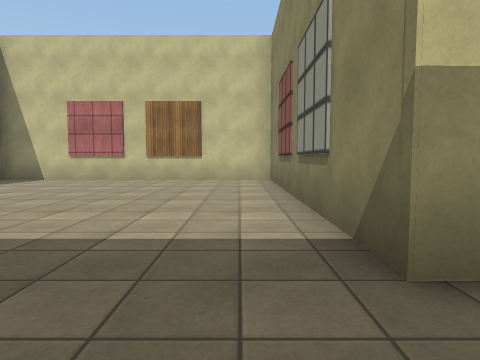
[1] (above)

12 first-person views from a walk through a scene from a Unity 3-D project. The camera is 1.2 m above the floor, tilts 4° down and sees 75° across. The floor is counted in squares, 2 m on a side. Each view is taken from the middle of a square. On the plan, view 1 faces up. The plan holds only what a view shows up to about 9 squares ahead; the rest is blank. The player character is not drawn. Surface patterns are stand-ins for the level's own textures.

[2]
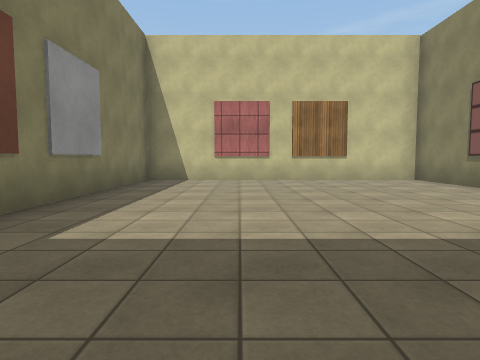

[3]
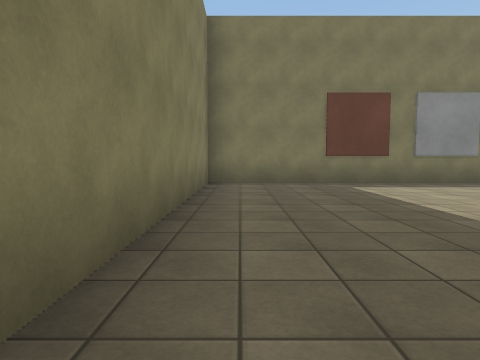

[4]
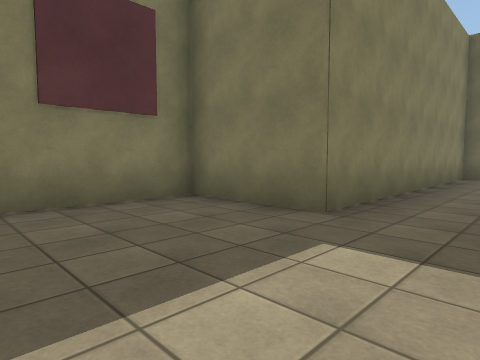

[5]
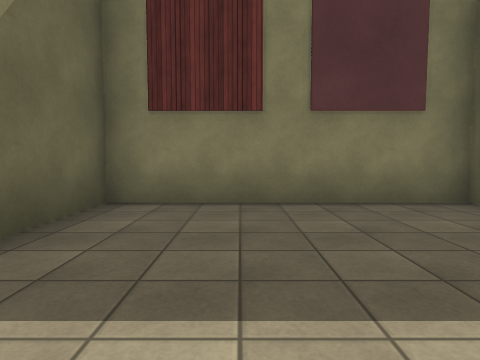

[6]
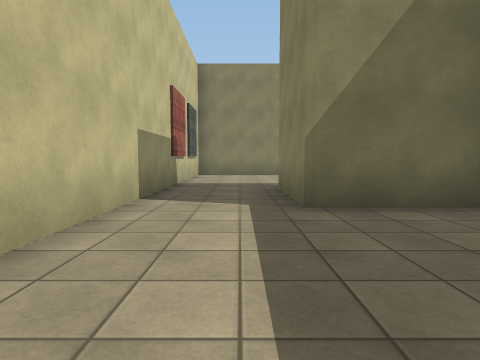

[7]
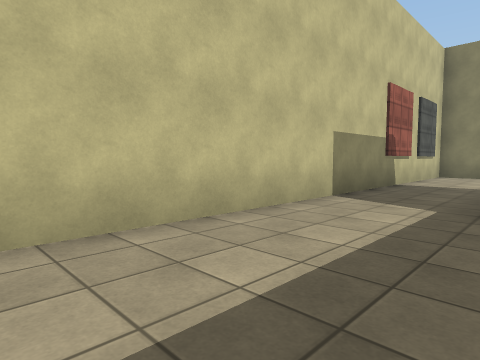

[8]
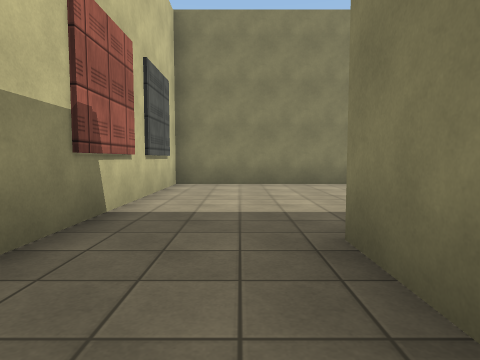

[9]
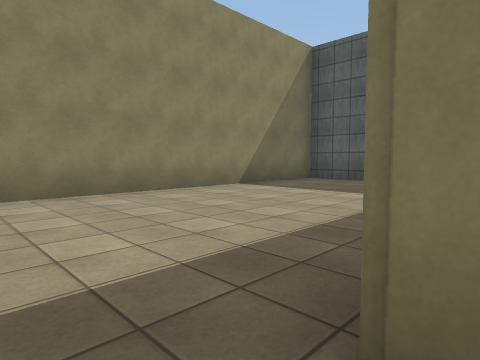

[10]
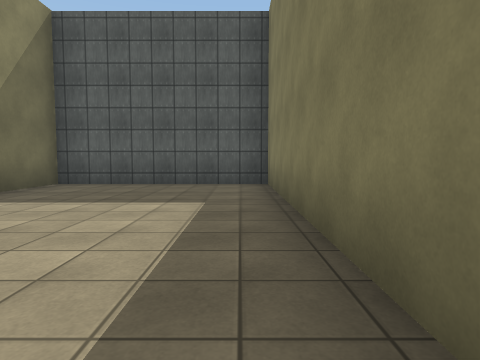

[11]
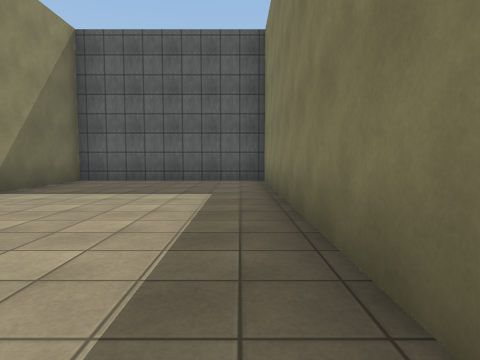

[12]
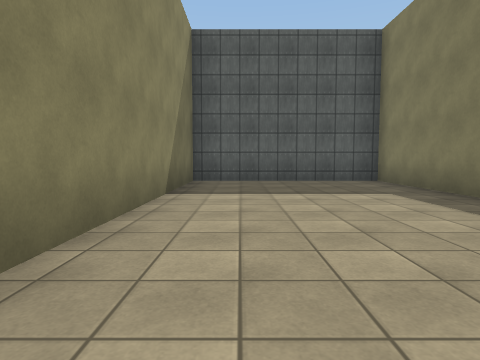

### Floor plan
Ten units are one square. View 1 is at (0, 0); x grows to the right and y downward. Boxes are objects, and circles mark ways between rooms. Rooms are numbered by the first view taken in them; rooms with no view inside come last. Other rooms are left out.
<svg viewBox="-71 -92 208 180">
<path fill="none" stroke="#000" d="M8 -15 8 -87 -66 -87 -66 8 9 8M9 8 9 32 58 32 58 8 83 8M95 -15 8 -15M83 8 83 83 132 83 132 -15 95 -15"/>
<circle cx="10" cy="-5" r="3" fill="#2a7"/>
<circle cx="85" cy="-5" r="3" fill="#2a7"/>
<text x="-30" y="-40">1</text>
<text x="40" y="10">2</text>
<text x="110" y="40">3</text>
</svg>
Room 1 opens to room 2. Room 2 opens to room 3.

Where each view was taken, in squares from view 1:
view 1: 0 up, 0 right, facing up
view 2: 0 up, 4 left, facing up
view 3: 0 up, 1 right, facing left
view 4: 1 up, 4 right, facing down-left
view 5: 1 up, 4 right, facing down
view 6: 0 up, 2 right, facing right
view 7: 1 down, 2 right, facing up-right
view 8: 0 up, 6 right, facing right
view 9: 0 up, 8 right, facing down-right
view 10: 1 down, 9 right, facing down
view 11: 0 up, 9 right, facing down
view 12: 0 up, 12 right, facing down
